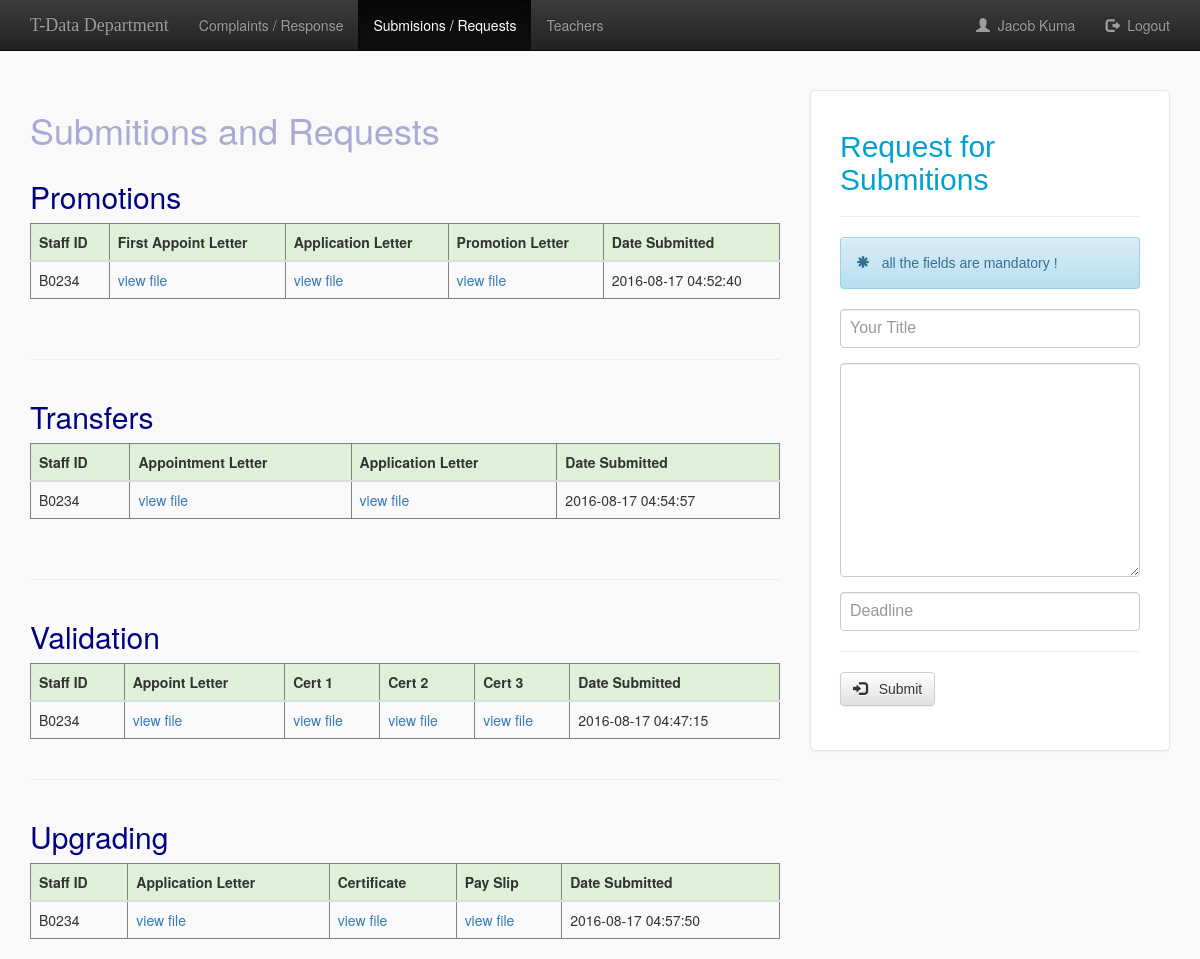
The app's page /department/submision.php (signed in) with its own data.
### tables this page shows
CREATE TABLE `department` (
  `user_id` int(11) NOT NULL,
  `user_name` varchar(60) NOT NULL,
  `staff_id` varchar(10) NOT NULL,
  `user_pass` varchar(60) NOT NULL,
  `user_department` varchar(25) NOT NULL
);

CREATE TABLE `promotion` (
  `id` int(11) NOT NULL,
  `tr_id` varchar(11) NOT NULL,
  `firstAppoint` varchar(25) NOT NULL,
  `applicLetter` varchar(25) NOT NULL,
  `last_promo` varchar(25) NOT NULL,
  `last_log_date` timestamp NOT NULL
);

CREATE TABLE `transfer` (
  `id` int(11) NOT NULL,
  `tr_id` varchar(11) NOT NULL,
  `firstAppoint` varchar(25) NOT NULL,
  `transferApp` varchar(25) NOT NULL,
  `upload_date` timestamp NOT NULL
);

CREATE TABLE `validation` (
  `id` int(11) NOT NULL,
  `tr_id` varchar(11) NOT NULL,
  `appletter` varchar(25) NOT NULL,
  `cert1` varchar(25) NOT NULL,
  `cert2` varchar(25) NOT NULL,
  `cert3` varchar(25) NOT NULL,
  `upload_date` timestamp NOT NULL
);

CREATE TABLE `upgrading_tb` (
  `id` int(11) NOT NULL,
  `tr_id` varchar(11) NOT NULL,
  `app_letter` varchar(25) NOT NULL,
  `certificate` varchar(25) NOT NULL,
  `pay_slip` varchar(25) NOT NULL,
  `last_log_date` timestamp NOT NULL
);

### department/submision.php (the view, shortened to what this page needs)
<?php
include'dbconnect.php';
?>
<?php
$query = $MySQLi_CON->query("SELECT * FROM department WHERE user_id=".$_SESSION['deptSession']);
$userRow=$query->fetch_array();
?>
<!DOCTYPE html>
<html>
<head>
  <link href="bootstrap/css/bootstrap.min.css" rel="stylesheet" media="screen">
  <link href="bootstrap/css/bootstrap-theme.min.css" rel="stylesheet" media="screen">
  <link rel="stylesheet" href="style.css" type="text/css" />
</head>
<body>
<nav class="navbar navbar-inverse navbar-fixed-top">
  <div class="container">
    <div class="navbar-header">
      <a class="navbar-brand" href="">T-Data Department</a>
    </div>
    <div id="navbar" class="navbar-collapse collapse">
      <ul class="nav navbar-nav">
        <li  ><a href="home.php">Complaints / Response</a></li>
        <li class="active"><a href="#">Submisions / Requests</a></li>
        <li ><a href="teacher_list.php">Teachers</a></li>
      </ul>
      <ul class="nav navbar-nav navbar-right">
        <li><a href="#"><span class="glyphicon glyphicon-user"></span>&nbsp; <?php echo $userRow['user_name']; ?></a></li>
        <li><a href="logout.php?logout"><span class="glyphicon glyphicon-log-out"></span>&nbsp; Logout</a></li>
      </ul>
    </div>
  </div>
</nav>
<div class="container" style="margin-top:90px;" >
  <div class="row">
  <div class = "col-md-8 success" >
      <h1 style="color:#aaabd3;">Submitions and Requests</h1>
      <div class = "row">
         <div class = "col-md-12" >
          <h2 style="color:navy;">Promotions</h2>
           <table class="table" border="1" >
           <thead >
             <tr class="success">
               <th>Staff ID</th>
               <th>First Appoint Letter</th>
               <th>Application Letter</th>
               <th>Promotion Letter</th>
               <th>Date Submitted</th>
             </tr>
           </thead>
            <?php
              $sql = "SELECT * FROM promotion ORDER BY `promotion`.`last_log_date` DESC";
              $result = $MySQLi_CON->query($sql);
               if ($result) {
                   while($row = $result->fetch_assoc()) {
            ?>
           <tbody>
             <tr>
               <td><?php echo $row["tr_id"];?></td>
              <td><a href="../user/promotion/appointletter/<?php echo $row['firstAppoint'] ?>" target="_blank">view file</a></td>
               <td><a href="../user/promotion/applictletter/<?php echo $row['applicLetter'] ?>" target="_blank">view file</a></td>
               <td><a href="../user/promotion/promoletter/<?php echo $row['last_promo'] ?>" target="_blank">view file</a></td>
               <td><?php echo $row["last_log_date"];?></td>
             </tr>
           </tbody>
            <?php
              }
                } else {
                        echo "There are no Submitions For Promotion";
                        }
            ?>
            </table>
        </div>
      </div>
      <br/><hr />
<div class = "row">
  <div class = "col-md-12" >
  <h2 style="color:navy;">Transfers</h2>
    <table class="table" border="1" >
      <thead >
          <tr class="success">
            <th>Staff ID</th>
            <th>Appointment Letter</th>
            <th>Application Letter</th>
            <th>Date Submitted</th>
          </tr>
    </thead>
        <?php
         $sql = "SELECT * FROM transfer ORDER BY `transfer`.`upload_date` DESC";
         $result = $MySQLi_CON->query($sql);
             if ($result) {
                 while($row = $result->fetch_assoc()) {
        ?>
        <tbody>
          <tr>
            <td><?php echo $row["tr_id"];?></td>
            <td><a href="../user/transfer/appointletter/<?php echo $row['firstAppoint'] ?>" target="_blank">view file</a></td>
            <td><a href="../user/transfer/applicletter/<?php echo $row['transferApp'] ?>" target="_blank">view file</a></td>
            <td><?php echo $row["upload_date"];?></td>
          </tr>
        </tbody>
        <?php
            }
          } else {
               echo "There are no Submitions For Transfer";
                }
        ?>
        </table>
      </div>
    </div>
      <br/><hr />
  <div class = "row">
    <div class = "col-md-12" >
        <h2 style="color:navy;">Validation</h2>
      <table class="table" border="1" >
        <thead >
            <tr class="success">
                <th>Staff ID</th>
                <th>Appoint Letter</th>
                <th>Cert 1</th>
                <th>Cert 2</th>
                <th>Cert 3</th>
                <th>Date Submitted</th>
          </tr>
        </thead>
           <?php
             $sql = "SELECT * FROM validation ORDER BY `validation`.`upload_date` DESC";
             $result = $MySQLi_CON->query($sql);
                if ($result) {
                while($row = $result->fetch_assoc()) {
             ?>
          <tbody>
            <tr>
                <td><?php echo $row["tr_id"];?></td>
                <td><a href="../user/validate/letters/<?php echo $row['appletter'] ?>" target="_blank">view file</a></td>
                <td><a href="../user/validate/certs/<?php echo $row['cert1'] ?>" target="_blank">view file</a></td>
                <td><a href="../user/validate/certs/<?php echo $row['cert2'] ?>" target="_blank">view file</a></td>
                <td><a href="../user/validate/certs/<?php echo $row['cert3'] ?>" target="_blank">view file</a></td>
                <td><?php echo $row["upload_date"];?></td>
            </tr>
          </tbody>
            <?php
                }
              } else {
                      echo "there are no Submitions for validations";
                      }
            ?>
                                  </table>
    </div>
    </div>
    <hr />
    <div class= "row">
         <div class = "col-md-12" >
          <h2 style="color:navy;">Upgrading</h2>
           <table class="table" border="1" >
           <thead >
             <tr class="success">
               <th>Staff ID</th>
               <th>Application Letter</th>
               <th>Certificate</th>
               <th>Pay Slip</th>
               <th>Date Submitted</th>
             </tr>
           </thead>
            <?php
              $sql = "SELECT * FROM upgrading_tb ORDER BY `upgrading_tb`.`last_log_date` DESC";
              $result = $MySQLi_CON->query($sql);
               if ($result) {
                   while($row = $result->fetch_assoc()) {
            ?>
           <tbody>
             <tr>
               <td><?php echo $row["tr_id"];?></td>
               <td><a href="../user/upgrade/application/<?php echo $row['app_letter'] ?>" target="_blank">view file</a></td>
               <td><a href="../user/upgrade/certs/<?php echo $row['certificate'] ?>" target="_blank">view file</a></td>
               <td><a href="../user/upgrade/slip/<?php echo $row['pay_slip'] ?>" target="_blank">view file</a></td>
               <td><?php echo $row["last_log_date"];?></td>
             </tr>
           </tbody>
                <?php
                  }
                    } else {
                            echo "There are no Submitions For Promotion";
                            }
                ?>
            </table>
        </div>
      </div>
  </div>
    <div class = "col-md-4">
      <form class="form-signin" method="post" id="register-form">
        <h2 class="form-signin-heading">Request for Submitions</h2><hr />
            <?php
              if(isset($msg)){ echo $msg;
                }
                  else{
                  ?>
                  <div class='alert alert-info'>
                    <span class='glyphicon glyphicon-asterisk'></span> &nbsp; all the fields are mandatory !
                  </div>
            <?php
                }
                ?>
            <div class="form-group">
                <input type="text" class="form-control" placeholder="Your Title" name="rtitle" required  />
            </div>
            <div class="form-group">
                <textarea class="form-control" rows="10" cols="50"type="text" placeholder="Description" name="description" required > </textarea>
            </div>
            <div class="form-group">
              <input type="text" class="form-control"  placeholder="Deadline" name="deadline" required  />
            </div><hr />
            <div class="form-group">
              <button type="submit" class="btn btn-default" name="btn-signup">
                <span class="glyphicon glyphicon-log-in"></span> &nbsp; Submit
              </button>
            </div>
      </form>
    </div>
  </div>
 </div>
</body>
</html>

### department/style.css (style rules this page uses)
body { background:#f9f9f9; }
.form-signin { max-width: 500px; padding: 19px 29px 29px; margin: 0 auto; //margin-top:90px; background-color: #fff; border: 1px solid #e5e5e5; -webkit-border-radius: 5px; -moz-border-radius: 5px; border-radius: 5px; -webkit-box-shadow: 0 1px 2px rgba(0,0,0,.05); -moz-box-shadow: 0 1px 2px rgba(0,0,0,.05); box-shadow: 0 1px 2px rgba(0,0,0,.05); font-family:Tahoma, Geneva, sans-serif; color:#990000; font-weight:lighter; }
.form-signin .form-signin-heading { color:#00A2D1; }
.form-signin input[type="text"], .form-signin input[type="text"], .form-signin input[type="text"] { font-size: 16px; height: auto; padding: 7px 9px; }
.navbar-brand { font-family:"Lucida Handwriting"; }

### records on screen
department: user_name "Jacob Kuma"
promotion: tr "B0234", last_log_date "2016-08-17 04:52:40"
transfer: tr "B0234", upload_date "2016-08-17 04:54:57"
validation: tr "B0234", upload_date "2016-08-17 04:47:15"
upgrading_tb: tr "B0234", last_log_date "2016-08-17 04:57:50"
